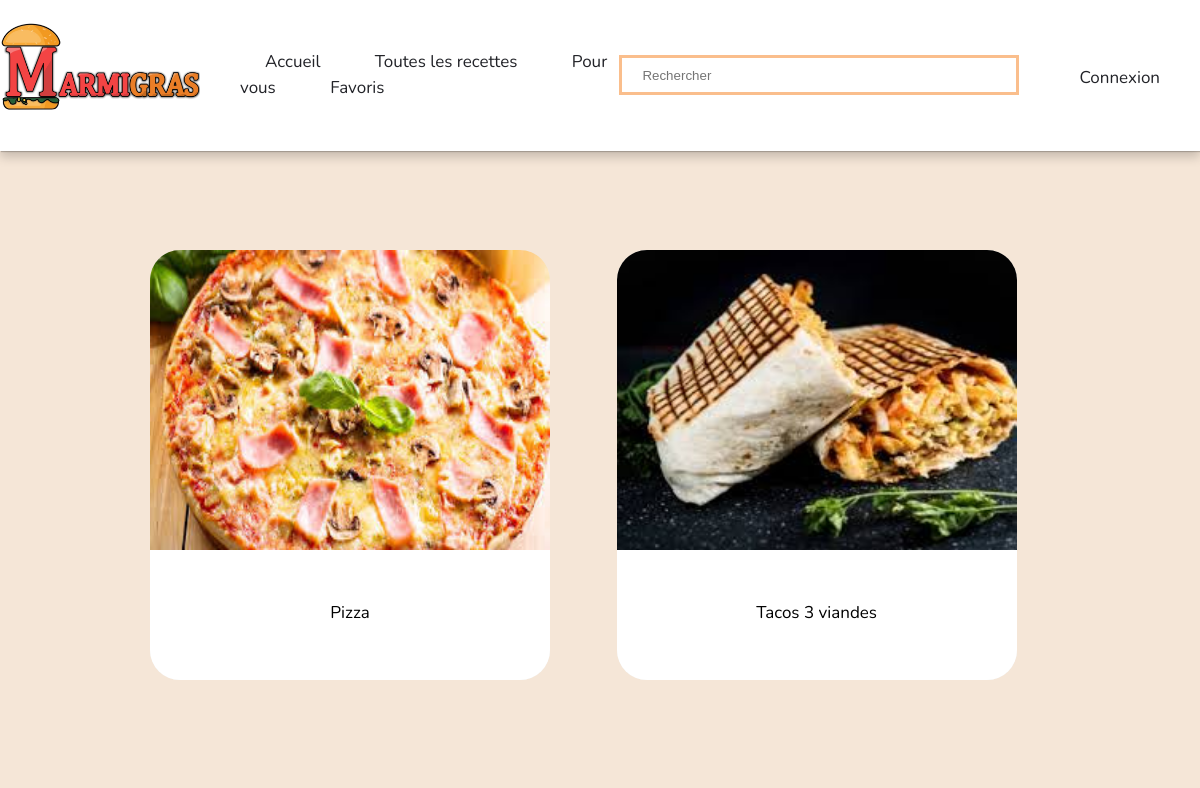
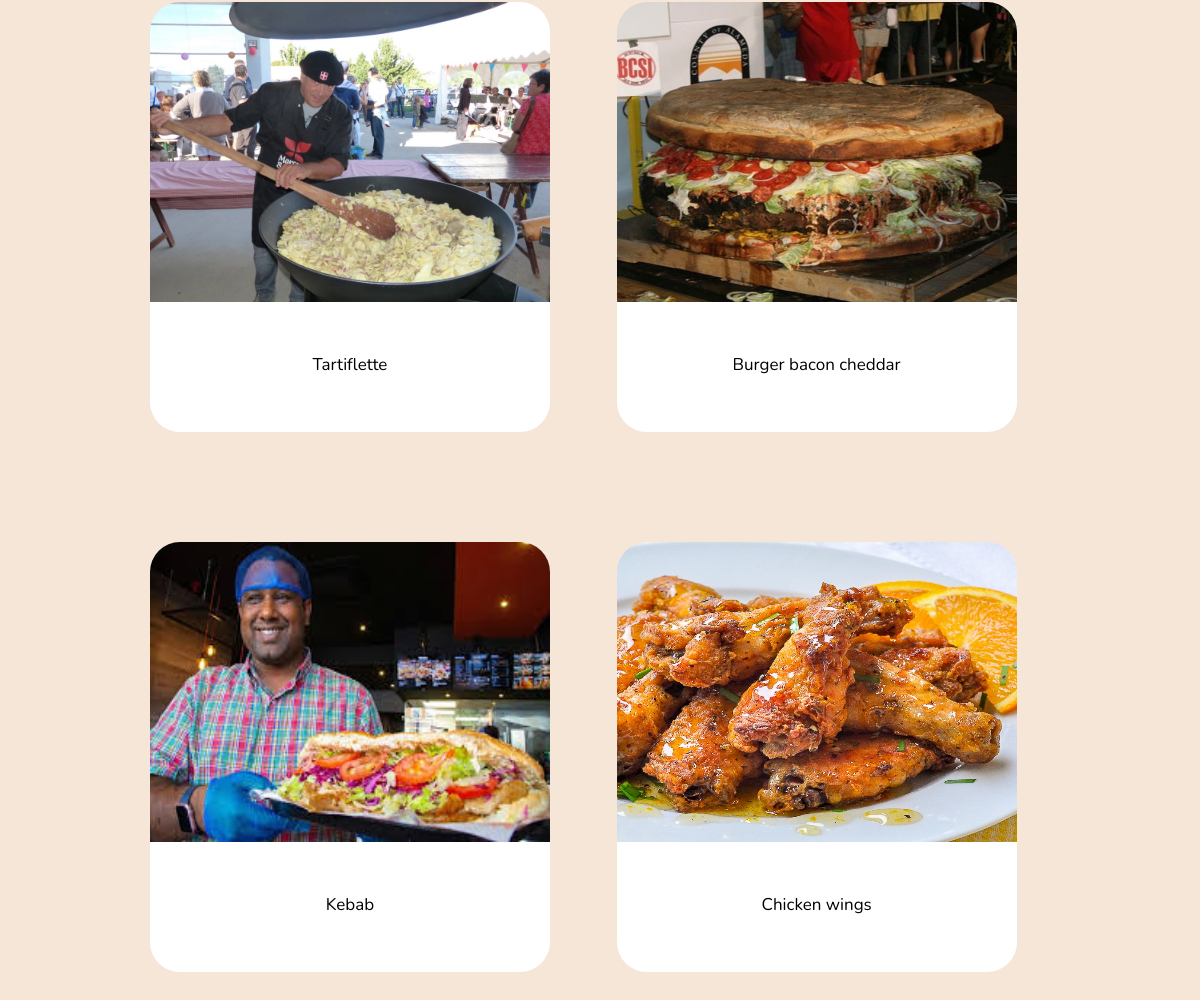
The page / on the database its author committed (2 pictures, top to bottom).
### tables this page shows
CREATE TABLE `recettes` (
  `id_recette` int(11) NOT NULL,
  `nom_recette` varchar(255) NOT NULL,
  `text_recette` varchar(2000) NOT NULL,
  `temps_recette` varchar(255) NOT NULL,
  `nb_personne` varchar(255) NOT NULL,
  `id_client` int(11) NOT NULL,
  `image` varchar(255) DEFAULT NULL
);

### index.php (the view, shortened to what this page needs)
<?php
include_once('config.php');
?>
<!DOCTYPE html>
<html lang="fr" dir="ltr">
<head>
    <link rel="stylesheet" href="./style.css" >
</head>
<body style="height: 1500px;">
    <header id="container3">
        <div class="centerHeadLogo">
            <a href="./index2.php">
                <h1><img id="logomarmi" src="./MARMIGRAS2.png" alt="logo du site"></h1>
            </a>
        </div>
        <nav>
            <ul class="centerHead">
                <li><a href="./index.php">Accueil</a></li>
                <li><a href="./connexion.php">Toutes les recettes</a></li>
                <li><a href="./connexion.php">Pour vous</a></li>
                <li><a href="./connexion.php">Favoris</a></li>
            </ul>
        </nav>
        <div>
            <form class="searchbar" action='./resultat_search_bar.php' method='get'>
            <input type='text' name='query' placeholder="Rechercher"/></form>
        </div>
        <div class="connex">
            <form action='./compte.php' method='post'>
            <a href="./connexion.php">Connexion</a></form>
        </div>
    </header>
<div class='jpp'>
    <div class='page'>
        <?php
        $query = $pdo->prepare("SELECT id_recette, nom_recette, nb_personne, temps_recette, text_recette, image FROM recettes ");
        $query->execute();
        while ($infos_recette = $query->fetch()) {
            $path_image = "./".$infos_recette['image'];
            echo "
                    <a class='recettes' href='la_recette.php?id_recette=".$infos_recette["id_recette"]."'>
                        <img class='imagee' src='{$path_image}'>
                        <div class='menuu'>
                            <p>{$infos_recette['nom_recette']}</p>
                        </div>
                    </a>
                </br>
                ";
        }
        ?>
    </div>
    </div>
</body>

### style.css (style rules this page uses)
a { text-decoration: none; color: #222328; }
body { font-family: "Nunito", sans-serif; font-size: 17px; font-weight: 400; line-height: 1.58; color: #5f5f63; background-color: #f5e6d7; margin: 0px; }
.searchbar { order: 2; }
.searchbar input { height: 40px; width: 400px; }
input[type=text] { padding: 7px 20px; margin: 8px 0; box-sizing: border-box; border: 3px solid #fabe8c; -webkit-transition: 0.5s; transition: 0.5s; outline: none; }
#logomarmi { width: 200px; height: 100%; order: 1; }
.connex { order: 4; list-style: none; margin-right: 40px; margin-left: 60px; text-decoration: none; height: 20px; color: #222328; }
#container3 { display: flex; flex-direction: row; justify-content: space-between; background-color: white; width: 100%; align-items: center; box-shadow: 1px 1px 1px 0 rgba(0,0,0,0.2), 0 6px 10px 0 rgba(0,0,0,0.19); position: fixed; margin-top: -200px; }
nav li { display: inline; padding-left: 25px; padding-right: 25px; }
.centerHead { order: 3; list-style: none; color: #222328; text-decoration: none; }
.page { margin-top: 60px; display: flex; flex-direction: row; align-items: center; justify-content: space-between; flex-wrap: wrap; width: 75%; margin-left: auto; margin-right: auto; }
.recettes { margin-top: 50px; text-decoration: none; background-color: #EEEEEE; margin-bottom: 60px; display: flex; flex-direction: column; justify-content: space-between; max-width: 400px; max-height: 500px; border-radius: 30px 30px 30px 30px; }
.menuu { background-color: white; width: 400px; height: 130px; border-radius: 0px 0px 30px 30px; }
p { color: black; text-align: center; margin-top: 50px; }
.imagee { width: 400px; height: 300px; border-radius: 30px 30px 0px 0px; }
.jpp { margin-top: 200px; }

### rows shown on the page
recettes: image (picture), nom_recette "Pizza"
recettes: image (picture), nom_recette "Tacos 3 viandes"
recettes: image (picture), nom_recette "Tartiflette"
recettes: image (picture), nom_recette "Burger bacon cheddar"
recettes: image (picture), nom_recette "Kebab"
recettes: image (picture), nom_recette "Chicken wings"
